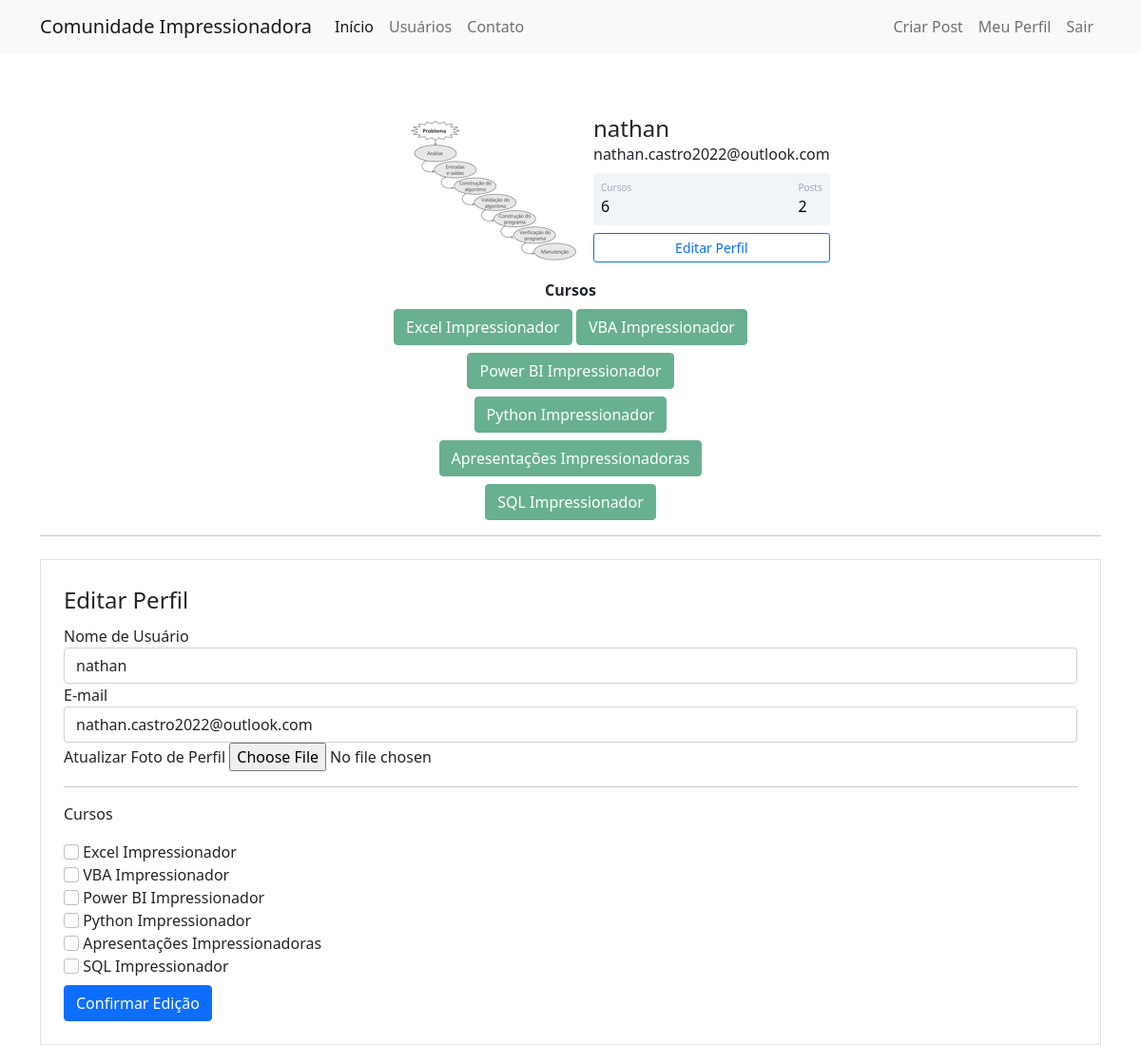
Screenshot of /perfil/editar (signed in) with the database file from the repository.
### comunidadeimpressionadora/models.py (models this page shows)
class Usuario(database.Model, UserMixin):
    id = database.Column(database.Integer, primary_key=True)                                                            ##preeche automaticamente atribuindo um id
    username = database.Column(database.String, nullable=False)
    email = database.Column(database.String, nullable=False, unique=True)                                               ##valor único na tabela
    senha = database.Column(database.String, nullable=False)
    foto_perfil = database.Column(database.String, default='default.jpg')
    posts = database.relationship('Post', backref='autor', lazy=True)                                                   ##RECEBE VÁRIAS INFORMAÇÕES DE OUTRA TABELA
    cursos = database.Column(database.String, nullable=False, default='Não Informado')                                  ##default cria automaticamente valor padrao caso não passe nada
    def contar_posts(self):
        return len(self.posts)

### comunidadeimpressionadora/routes.py (the view)
@app.route('/perfil/editar',  methods=['GET', 'POST'])                                                                  ##toda página que tem formulario preciso dizer que o método post é permitido
@login_required
def editar_perfil():
    form = FormEditarPerfil()
    if form.validate_on_submit():                                                                                       ##validate_on_submit() roda todos os métodos que começam com o nome validate_
        current_user.email = form.email.data
        current_user.username = form.username.data                                                                      ##só estou dando update
        if form.foto_perfil.data:
            nome_imagem = salvar_imagem(form.foto_perfil.data)
            current_user.foto_perfil = nome_imagem
        current_user.cursos = atualizar_cursos(form)
        database.session.commit()
        flash(f'Perfil atualizado com Sucesso', 'alert-success')
        return redirect(url_for('perfil'))
    elif request.method == "GET":
        form.email.data = current_user.email
        form.username.data = current_user.username
    foto_perfil = url_for('static', filename=f'fotos_perfil/{current_user.foto_perfil}')
    return render_template('editarperfil.html', foto_perfil=foto_perfil, form=form)

### comunidadeimpressionadora/forms.py (shortened to what this page needs)
class FormEditarPerfil(FlaskForm):                                                                                      ##com mesmo nome
    username = StringField('Nome de Usuário', validators=[DataRequired()])
    email = StringField('E-mail', validators=[DataRequired(), Email()])
    foto_perfil = FileField('Atualizar Foto de Perfil', validators=[FileAllowed(['jpg', 'png'])])
    curso_excel = BooleanField('Excel Impressionador')
    curso_vba = BooleanField('VBA Impressionador')
    curso_powerbi = BooleanField('Power BI Impressionador')
    curso_python = BooleanField('Python Impressionador')
    curso_ppt = BooleanField('Apresentações  Impressionadoras')
    curso_sql = BooleanField('SQL Impressionador')
    botao_submit_editarperfil = SubmitField('Confirmar Edição')

### comunidadeimpressionadora/models.py (called while the page is built)
@login_manager.user_loader
def load_usuario(id_usuario):
    return Usuario.query.get(int(id_usuario))                                                                           ##busca usuário pelo ID

### comunidadeimpressionadora/templates/editarperfil.html (shortened to what this page needs)
{% extends 'perfil.html' %}
{% block form_editar_perfil %}
<div class="container">
        <hr>
        <div class="row">
            <div class="col">
                <form method="POST" action="" class="border p-4 mt-2" enctype="multipart/form-data">
                    <legend>Editar Perfil</legend>
                    <fieldset>
                        <div class="form-group">
                            {{ form.username.label(class="form-control-label") }}
                            {% if form.username.errors %}
                                {{ form.username(class="form-control is-invalid") }}
                            <div class="invalid-feedback">
                                {% for erro in form.username.errors %}
                                    {{ erro }}
                                {% endfor %}
                            </div>
                            {% else %}
                                {{ form.username(class="form-control") }}
                            {% endif %}
                        </div>
                        <div class="form-group">
                            {{ form.email.label(class="form-control-label") }}
                            {% if form.email.errors %}
                                {{ form.email(class="form-control is-invalid") }}
                            <div class="invalid-feedback">
                                {% for erro in form.email.errors %}
                                    {{ erro }}
                                {% endfor %}
                            </div>
                            {% else %}
                                {{ form.email(class="form-control") }}
                            {% endif %}
                        </div>
                        <div class="form-group">
                            {{ form.foto_perfil.label }}
                            {{ form.foto_perfil(class="form-control-file") }}
                        </div>
                        <hr>
                        <p>Cursos</p>
                        {% for campo in form %}
                            {% if 'curso_' in campo.name %}
                                <div class="form-group">
                                    {{ campo(class="form-check-input") }}
                                    {{ campo.label(class="form-check-label") }}
                                </div>
                            {% endif %}
                        {%endfor %}
                    </fieldset>
                    {{ form.botao_submit_editarperfil(class="btn btn-primary mt-2") }}
                </form>
            </div>
        </div>
    </div>
{% endblock %}

### comunidadeimpressionadora/templates/perfil.html
{% extends 'base.html' %}
{% block body %}
    <div class="container mt-5 d-flex justify-content-center">
        <div class="card p-3">
            <div class="d-flex align-items-center">
                <div class="image pe-2"> <img src="{{ foto_perfil }}" class="rounded" width="200"> </div>
                <div class="ml-3 w-100">
                    <h4 class="mb-0 mt-0">{{ current_user.username }}</h4> <span>{{ current_user.email }}</span>
                    <div class="p-2 mt-2 bg-primary d-flex justify-content-between rounded text-white stats">
                        {% if 'Não Informado' in current_user.cursos %}
                            <div class="d-flex flex-column"> <span class="articles">Cursos</span> <span class="number1">0</span> </div>
                        {% else %}
                            <div class="d-flex flex-column"> <span class="articles">Cursos</span> <span class="number1">{{ current_user.cursos.count(';') + 1 }}</span> </div>
                        {% endif %}
                        <div class="d-flex flex-column"> <span class="rating">Posts</span> <span class="number3">{{ current_user.contar_posts() }}</span> </div>
                    </div>
                    <div class="button mt-2 d-flex flex-row align-items-center">
                        <a class="w-100" href="{{ url_for('editar_perfil') }}">
                            <button class="btn btn-sm btn-outline-primary w-100">Editar Perfil</button>
                        </a>
                    </div>
                </div>
            </div>
        </div>
    </div>
    <div class="row justify-content-center">
        <div class="col col-4" style="text-align: center">
            <strong>Cursos</strong><br>
            {% for curso in current_user.cursos.split(';') %}
                <button type="button" class="btn btn-success mt-2" disabled>{{ curso }}</button>
            {% endfor %}
        </div>
    </div>
{% block form_editar_perfil %}
{% endblock %}
{% endblock %}

### comunidadeimpressionadora/static/main.css (style rules this page uses)
.card { width: 400px; border: none; border-radius: 10px; background-color: #fff; }
.stats { background: #f2f5f8 !important; color: #000 !important; }
.articles { font-size:10px; color: #a1aab9; }
.number1 { font-weight:500; }
.rating { font-size:10px; color: #a1aab9; }
.number3 { font-weight:500; }

### rows the page displays
Usuario: username "nathan", email "nathan.castro2022@outlook.com", cursos "6"

### other values shown
{{ current_user.contar_posts() }} "2"
{{ curso }} "Excel Impressionador" "VBA Impressionador" "Power BI Impressionador" "Python Impressionador" "Apresentações Impressionadoras" "SQL Impressionador"
{{ campo.label(class="form-check-label") }} "Excel Impressionador" "VBA Impressionador" "Power BI Impressionador" "Python Impressionador" "Apresentações Impressionadoras" "SQL Impressionador"
